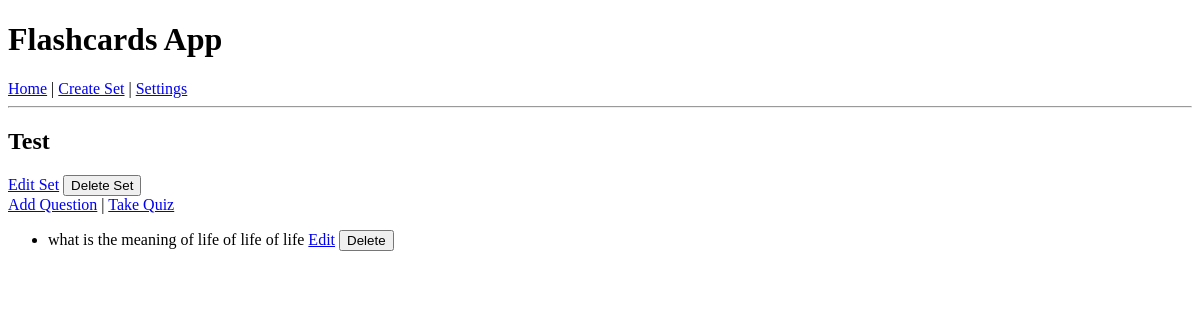
The app's page /set/1, older data.
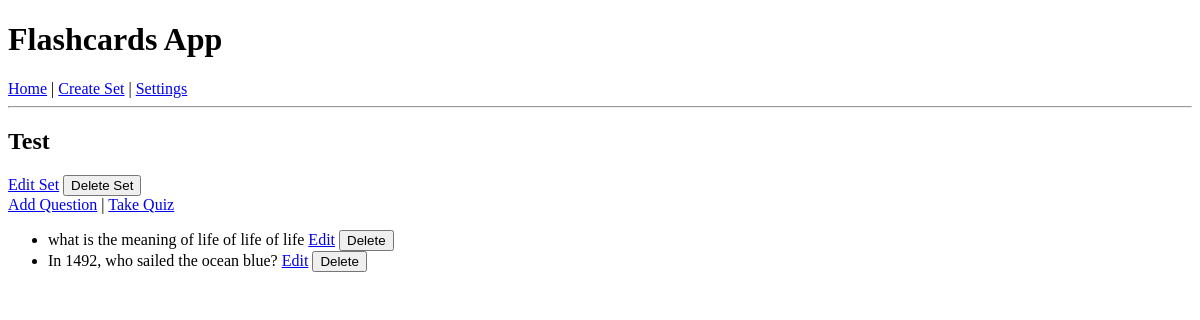
The same page, newer data.
### models.py (models this page shows)
class Question(db.Model):
    id = db.Column(db.Integer, primary_key=True)
    set_id = db.Column(db.Integer, db.ForeignKey('flashcard_set.id'), nullable=False)
    question_text = db.Column(db.String(200), nullable=False)
    option_a = db.Column(db.String(100), nullable=False)
    option_b = db.Column(db.String(100), nullable=False)
    option_c = db.Column(db.String(100), nullable=False)
    option_d = db.Column(db.String(100), nullable=False)
    correct_option = db.Column(db.String(1), nullable=False)  # 'A', 'B', 'C', 'D'

### app.py (the view)
@app.route('/set/<int:set_id>')
def set_detail(set_id):
    flashcard_set = FlashcardSet.query.get_or_404(set_id)
    return render_template('set_detail.html', set=flashcard_set)

### templates/set_detail.html
{% extends 'base.html' %}
{% block content %}
<h2>{{ set.title }}</h2>
<a href="{{ url_for('edit_set', set_id=set.id) }}">Edit Set</a>
<form action="{{ url_for('delete_set', set_id=set.id) }}" method="POST" style="display:inline;">
    <button type="submit" onclick="return confirm('Delete this set?')">Delete Set</button>
</form>
<br>
<a href="{{ url_for('add_question', set_id=set.id) }}">Add Question</a> |
<a href="{{ url_for('take_quiz', set_id=set.id) }}">Take Quiz</a>
<ul>
    {% for q in set.questions %}
    <li>
        {{ q.question_text }}
        <a href="{{ url_for('edit_question', question_id=q.id) }}">Edit</a>
        <form action="{{ url_for('delete_question', question_id=q.id) }}" method="POST" style="display:inline;">
            <button type="submit" onclick="return confirm('Delete this question?')">Delete</button>
        </form>
    </li>
    {% endfor %}
</ul>
{% endblock %}

Row changes from the older to the newer data that the page shows:
added Question: question_text "In 1492, who sailed the ocean blue?"
